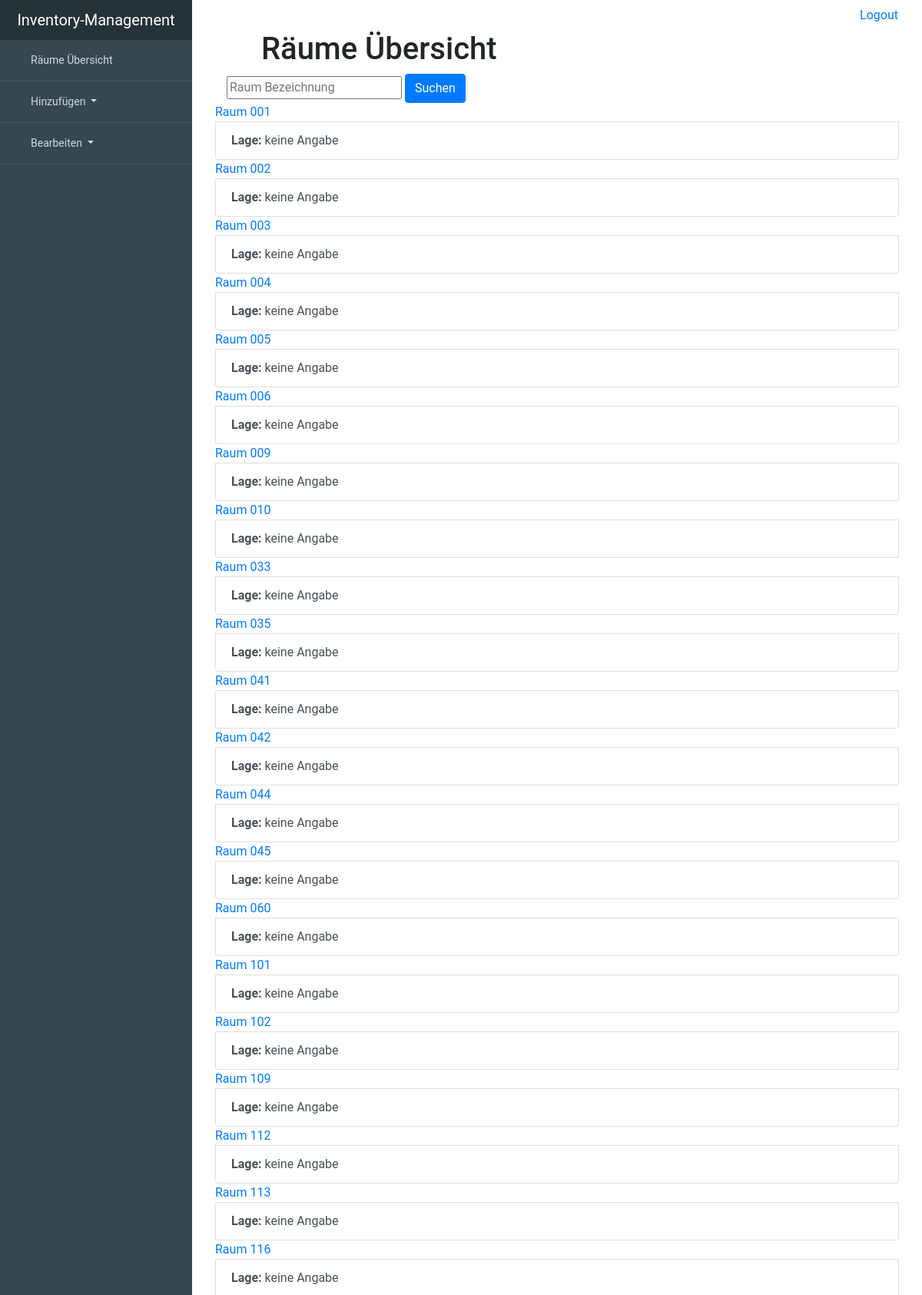
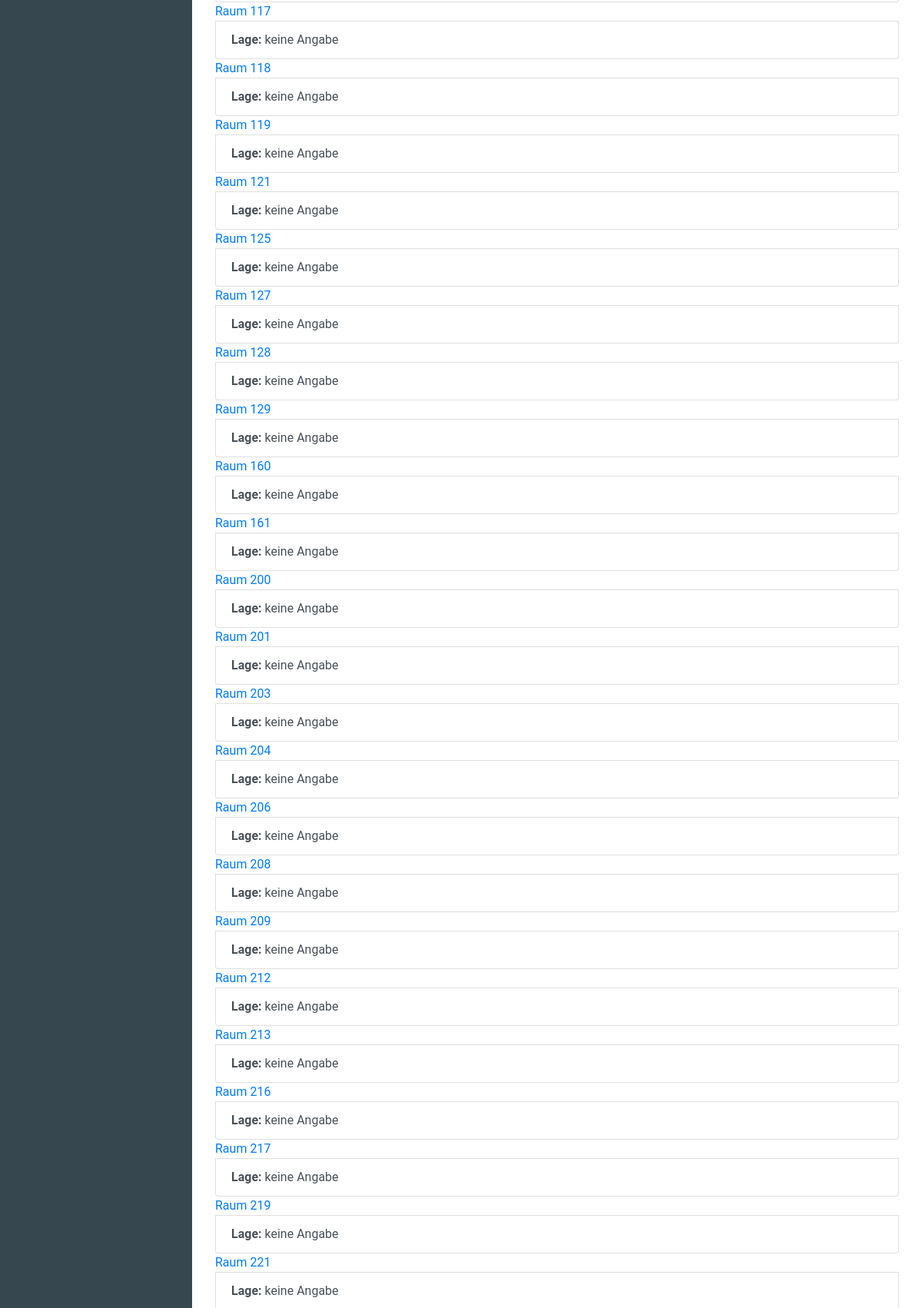
The app's page /room/all/ (upper part) with its own data (2 pictures, top to bottom).
### inventory_managementsentials/models.py (models this page shows, shortened)
class Room(models.Model):
    description = models.CharField(max_length=99, unique=True, primary_key=True)
    location = models.ForeignKey('Location', null=True, on_delete=models.SET_NULL, blank=True)
    blackboard = models.BooleanField(blank=True, null=True)
    chair = models.DecimalField(blank=True, max_digits=3, decimal_places=0, null=True)
    table = models.DecimalField(blank=True, max_digits=3, decimal_places=0, null=True)
    class Meta:
        verbose_name = "room"
        verbose_name_plural = "rooms"

### inventory_managementsentials/views.py (the view)
# urls.py: url(r'^room/all/$', views.RoomView.as_view(), name='RoomView'),
class RoomView(generic.ListView):
    template_name = 'inventory_managementsentials/all/all_rooms.html'
    context_object_name = "room_list"
    def get_queryset(self):
        filter_description = self.request.GET.get('room_description', None)
        if filter_description is not None:
            return Room.objects.filter(description__icontains=filter_description)
        else:
            return Room.objects.order_by('description')

### inventory_managementsentials/templates/inventory_managementsentials/all/all_rooms.html (shortened to what this page needs)
{% extends "inventory_managementsentials/base.html" %}
{% block content %}
    <div class="container">
        <header>
            <div class="editor-indent" style="margin-left: 20px; padding: 0 0 0 40px; margin-right: 50px">
                <div class="inner">
                    <h1>Räume Übersicht </h1>
                </div>
            </div>
        </header>
        <div class="container">
            <form method="GET" action="/room/all">
                <input type="text" placeholder="Raum Bezeichnung" name="room_description">
                <button type="submit" class="btn btn-primary">Suchen</button>
            </form>
        </div>
        <div class="whatever_else_you_need">
            {% if room_list %}
                {% for room in room_list %}
                    <div class="list-group">
                        <a href="{% url 'inventory_managementsentials:room' room.description %}" class="list-group-itemlist-group-item-action active">Raum {{ room.description }}</a>
                        <a href="#" class="list-group-item list-group-item-action"><strong>Lage: </strong>{{ room.location|default_if_none:"keine Angabe" }}</a>
                    </div>
                {% endfor %}
        </div>
            {% else %}
                <p>Keine Räumer vorhanden</p>
            {% endif %}
    </div>
{% endblock %}

### inventory_managementsentials/templates/inventory_managementsentials/base.html (style rules this page uses)
body { overflow-x: hidden; font-family: 'Roboto', sans-serif; font-size: 16px; }

### records on screen
Room: description "001", location "keine Angabe"
Room: description "002", location "keine Angabe"
Room: description "003", location "keine Angabe"
Room: description "004", location "keine Angabe"
Room: description "005", location "keine Angabe"
Room: description "006", location "keine Angabe"
Room: description "009", location "keine Angabe"
Room: description "010", location "keine Angabe"
Room: description "033", location "keine Angabe"
Room: description "035", location "keine Angabe"
Room: description "041", location "keine Angabe"
Room: description "042", location "keine Angabe"
Room: description "044", location "keine Angabe"
Room: description "045", location "keine Angabe"
Room: description "060", location "keine Angabe"
Room: description "101", location "keine Angabe"
Room: description "102", location "keine Angabe"
Room: description "109", location "keine Angabe"
Room: description "112", location "keine Angabe"
Room: description "113", location "keine Angabe"
Room: description "116", location "keine Angabe"
Room: description "117", location "keine Angabe"
Room: description "118", location "keine Angabe"
Room: description "119", location "keine Angabe"
Room: description "121", location "keine Angabe"
Room: description "125", location "keine Angabe"
Room: description "127", location "keine Angabe"
Room: description "128", location "keine Angabe"
Room: description "129", location "keine Angabe"
Room: description "160", location "keine Angabe"
Room: description "161", location "keine Angabe"
Room: description "200", location "keine Angabe"
Room: description "201", location "keine Angabe"
Room: description "203", location "keine Angabe"
Room: description "204", location "keine Angabe"
Room: description "206", location "keine Angabe"
Room: description "208", location "keine Angabe"
Room: description "209", location "keine Angabe"
Room: description "212", location "keine Angabe"
Room: description "213", location "keine Angabe"
Room: description "216", location "keine Angabe"
Room: description "217", location "keine Angabe"
Room: description "219", location "keine Angabe"
Room: description "221", location "keine Angabe"
